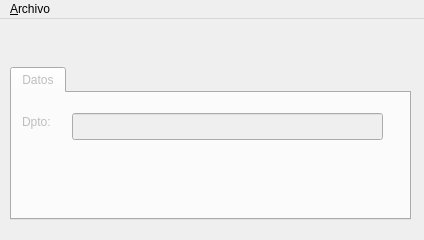
<?xml version="1.0" encoding="UTF-8"?>
<ui version="4.0">
 <class>MainWindow</class>
 <widget class="QMainWindow" name="MainWindow">
  <property name="windowModality">
   <enum>Qt::ApplicationModal</enum>
  </property>
  <property name="geometry">
   <rect>
    <x>0</x>
    <y>0</y>
    <width>424</width>
    <height>240</height>
   </rect>
  </property>
  <property name="sizePolicy">
   <sizepolicy hsizetype="Fixed" vsizetype="Fixed">
    <horstretch>0</horstretch>
    <verstretch>0</verstretch>
   </sizepolicy>
  </property>
  <property name="minimumSize">
   <size>
    <width>0</width>
    <height>0</height>
   </size>
  </property>
  <property name="maximumSize">
   <size>
    <width>500</width>
    <height>600</height>
   </size>
  </property>
  <property name="windowTitle">
   <string>Departamentos</string>
  </property>
  <property name="iconSize">
   <size>
    <width>32</width>
    <height>32</height>
   </size>
  </property>
  <widget class="QWidget" name="centralwidget">
   <widget class="QWidget" name="layoutWidget">
    <property name="geometry">
     <rect>
      <x>10</x>
      <y>0</y>
      <width>401</width>
      <height>201</height>
     </rect>
    </property>
    <layout class="QVBoxLayout" name="verticalLayout_5">
     <item>
      <widget class="QFrame" name="frmbotonera">
       <property name="sizePolicy">
        <sizepolicy hsizetype="Minimum" vsizetype="Minimum">
         <horstretch>10</horstretch>
         <verstretch>0</verstretch>
        </sizepolicy>
       </property>
       <property name="minimumSize">
        <size>
         <width>50</width>
         <height>40</height>
        </size>
       </property>
       <property name="frameShape">
        <enum>QFrame::NoFrame</enum>
       </property>
       <property name="frameShadow">
        <enum>QFrame::Raised</enum>
       </property>
      </widget>
     </item>
     <item>
      <spacer name="verticalSpacer">
       <property name="orientation">
        <enum>Qt::Vertical</enum>
       </property>
       <property name="sizeType">
        <enum>QSizePolicy::Minimum</enum>
       </property>
       <property name="sizeHint" stdset="0">
        <size>
         <width>2</width>
         <height>2</height>
        </size>
       </property>
      </spacer>
     </item>
     <item>
      <widget class="QTabWidget" name="tabWidget">
       <property name="enabled">
        <bool>false</bool>
       </property>
       <property name="sizePolicy">
        <sizepolicy hsizetype="Expanding" vsizetype="Expanding">
         <horstretch>0</horstretch>
         <verstretch>0</verstretch>
        </sizepolicy>
       </property>
       <property name="currentIndex">
        <number>0</number>
       </property>
       <widget class="QWidget" name="tab">
        <attribute name="title">
         <string>Datos</string>
        </attribute>
        <widget class="QLineEdit" name="lineEdit">
         <property name="geometry">
          <rect>
           <x>60</x>
           <y>20</y>
           <width>311</width>
           <height>27</height>
          </rect>
         </property>
        </widget>
        <widget class="QLabel" name="label">
         <property name="geometry">
          <rect>
           <x>10</x>
           <y>20</y>
           <width>51</width>
           <height>17</height>
          </rect>
         </property>
         <property name="text">
          <string>Dpto:</string>
         </property>
        </widget>
       </widget>
      </widget>
     </item>
    </layout>
   </widget>
  </widget>
  <widget class="QMenuBar" name="menuBar">
   <property name="geometry">
    <rect>
     <x>0</x>
     <y>0</y>
     <width>424</width>
     <height>25</height>
    </rect>
   </property>
   <widget class="QMenu" name="menuNuevo">
    <property name="title">
     <string>&amp;Archivo</string>
    </property>
    <addaction name="actionNuevo"/>
    <addaction name="actionModificar"/>
    <addaction name="actionGuardar"/>
    <addaction name="actionEliminar"/>
    <addaction name="separator"/>
    <addaction name="actionSalir"/>
   </widget>
   <addaction name="menuNuevo"/>
  </widget>
  <action name="actionNuevo">
   <property name="text">
    <string>Nuevo</string>
   </property>
  </action>
  <action name="actionModificar">
   <property name="text">
    <string>Modificar</string>
   </property>
  </action>
  <action name="actionEliminar">
   <property name="text">
    <string>Eliminar</string>
   </property>
  </action>
  <action name="actionGuardar">
   <property name="text">
    <string>Guardar</string>
   </property>
  </action>
  <action name="actionSalir">
   <property name="text">
    <string>Salir</string>
   </property>
  </action>
 </widget>
 <resources/>
 <connections/>
</ui>
